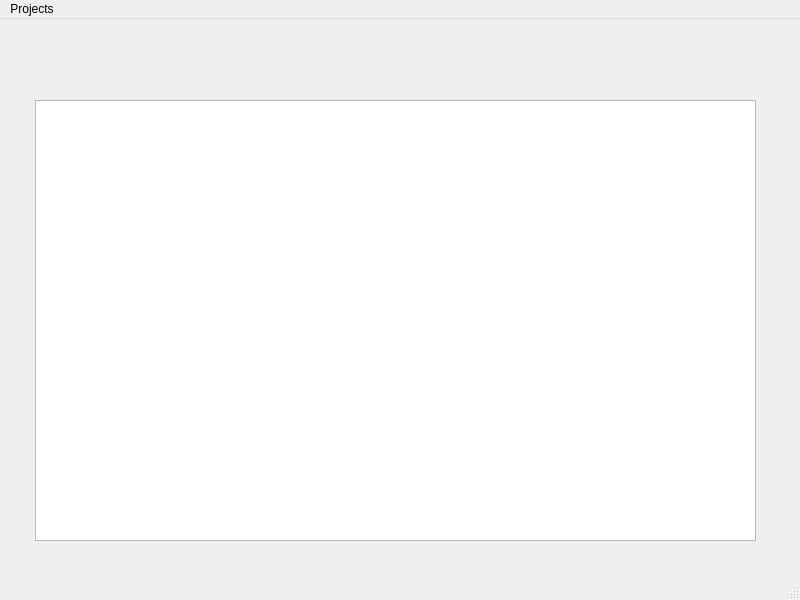
<?xml version="1.0" encoding="UTF-8"?>
<ui version="4.0">
 <class>HomeWindow</class>
 <widget class="QMainWindow" name="HomeWindow">
  <property name="geometry">
   <rect>
    <x>0</x>
    <y>0</y>
    <width>800</width>
    <height>600</height>
   </rect>
  </property>
  <property name="windowTitle">
   <string>Zeex Home</string>
  </property>
  <widget class="QWidget" name="HomeWidget">
   <widget class="QTreeView" name="ProjectsTreeView">
    <property name="geometry">
     <rect>
      <x>35</x>
      <y>81</y>
      <width>721</width>
      <height>441</height>
     </rect>
    </property>
   </widget>
  </widget>
  <widget class="QMenuBar" name="homemenu">
   <property name="geometry">
    <rect>
     <x>0</x>
     <y>0</y>
     <width>800</width>
     <height>21</height>
    </rect>
   </property>
   <widget class="QMenu" name="menuProjects">
    <property name="title">
     <string>Projects</string>
    </property>
    <addaction name="actionOpen"/>
    <addaction name="actionNew"/>
    <addaction name="actionSave"/>
    <addaction name="actionEdit"/>
    <addaction name="actionSettings"/>
   </widget>
   <addaction name="menuProjects"/>
  </widget>
  <widget class="QStatusBar" name="statusbar"/>
  <action name="actionOpen">
   <property name="text">
    <string>Open</string>
   </property>
  </action>
  <action name="actionNew">
   <property name="text">
    <string>New</string>
   </property>
  </action>
  <action name="actionSave">
   <property name="text">
    <string>Save</string>
   </property>
  </action>
  <action name="actionEdit">
   <property name="text">
    <string>Edit</string>
   </property>
  </action>
  <action name="actionSettings">
   <property name="text">
    <string>Settings</string>
   </property>
  </action>
 </widget>
 <resources/>
 <connections/>
</ui>
